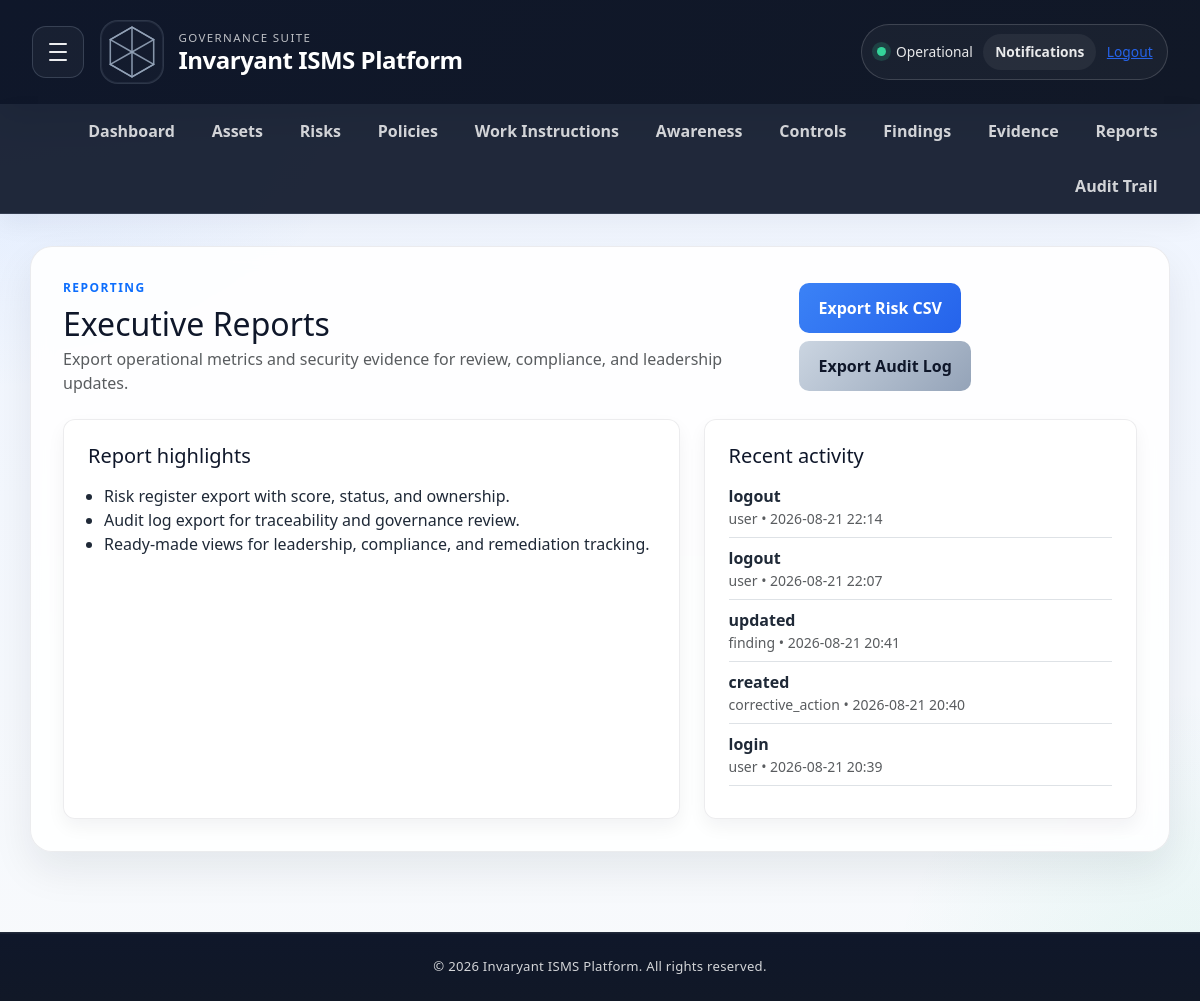
The app's page /reports (signed in), older data.
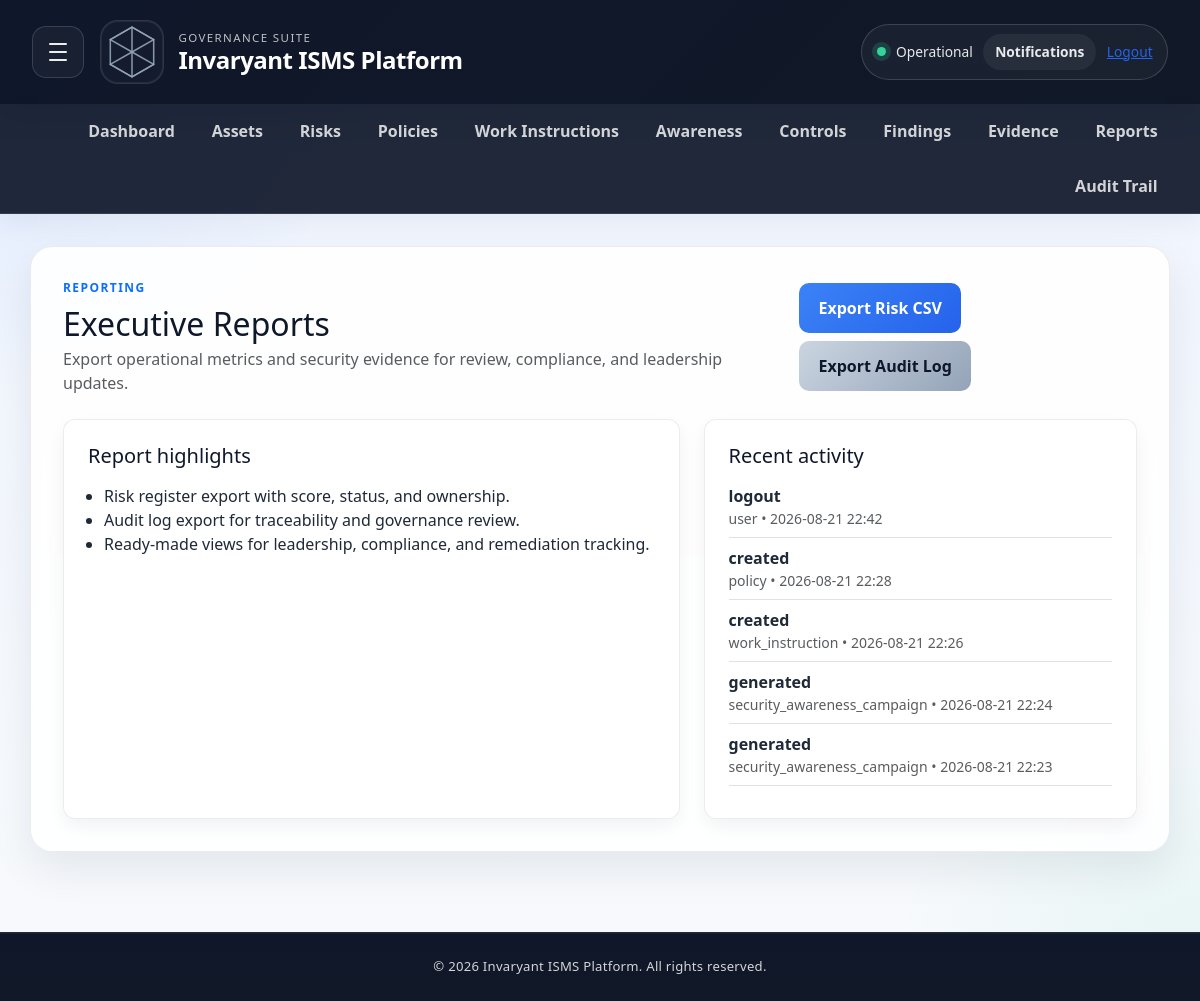
The same page, newer data.
### app/models.py (models this page shows, shortened)
class AuditEvent(db.Model):
    __tablename__ = 'audit_events'
    id = db.Column(db.Integer, primary_key=True)
    tenant_id = db.Column(db.Integer, db.ForeignKey('tenants.id'), nullable=False, default=1)
    user_id = db.Column(db.Integer, db.ForeignKey('users.id'), nullable=True)
    entity_type = db.Column(db.String(100), nullable=False)
    entity_id = db.Column(db.Integer, nullable=True)
    action = db.Column(db.String(100), nullable=False)
    before_value = db.Column(db.Text, nullable=True)
    after_value = db.Column(db.Text, nullable=True)
    ip_address = db.Column(db.String(64), nullable=True)
    signature_hash = db.Column(db.String(128), nullable=True)
    signed_change = db.Column(db.Text, nullable=True)
    created_at = db.Column(db.DateTime, default=datetime.utcnow)
    user = db.relationship('User', backref='audit_events')

### app/routes.py (the view)
@main.route('/reports')
@login_required
@require_roles('admin', 'security_manager', 'auditor')
def reports_index():
    recent_events = AuditEvent.query.filter_by(tenant_id=current_user.tenant_id).order_by(AuditEvent.created_at.desc()).limit(5).all()
    return render_template('reports.html', recent_events=recent_events)

### app/routes.py (called while the page is built)
def user_has_role(user, *allowed_roles):
    if not user or not getattr(user, 'is_authenticated', False):
        return False
    role_name = user.role.name if user.role else 'user'
    return role_name in allowed_roles or role_name == 'admin'

def require_roles(*allowed_roles):
    def decorator(func):
        @wraps(func)
        @login_required
        def wrapped(*args, **kwargs):
            if not current_user.is_authenticated:
                flash('Please log in to continue.')
                return redirect(url_for('main.login'))
            if not user_has_role(current_user, *allowed_roles):
                flash('You do not have permission to access this page.')
                return redirect(url_for('main.index'))
            return func(*args, **kwargs)
        return wrapped
    return decorator

### app/templates/reports.html (shortened to what this page needs)
{% extends "base.html" %}
{% block content %}
<div class="d-flex flex-column flex-lg-row justify-content-between align-items-lg-center mb-4 gap-3">
    <div>
        <p class="text-uppercase fw-bold text-primary mb-2" style="letter-spacing: 0.12em; font-size: 0.75rem;">Reporting</p>
        <h2 class="mb-1">Executive Reports</h2>
        <p class="text-muted mb-0">Export operational metrics and security evidence for review, compliance, and leadership updates.</p>
    </div>
    <div class="d-flex flex-wrap gap-2">
        <a href="/reports/risks.csv" class="btn btn-primary">Export Risk CSV</a>
        <a href="/reports/audit-log.csv" class="btn btn-secondary">Export Audit Log</a>
    </div>
</div>
<div class="row g-4">
    <div class="col-lg-7">
        <div class="info-card h-100">
            <h5 class="mb-3">Report highlights</h5>
            <ul class="mb-0 ps-3">
                <li>Risk register export with score, status, and ownership.</li>
                <li>Audit log export for traceability and governance review.</li>
                <li>Ready-made views for leadership, compliance, and remediation tracking.</li>
            </ul>
        </div>
    </div>
    <div class="col-lg-5">
        <div class="info-card h-100">
            <h5 class="mb-3">Recent activity</h5>
            {% if recent_events %}
                <ul class="list-unstyled mb-0">
                    {% for event in recent_events %}
                        <li class="mb-2 pb-2 border-bottom">
                            <strong>{{ event.action }}</strong>
                            <div class="text-muted small">{{ event.entity_type }} • {{ event.created_at.strftime('%Y-%m-%d %H:%M') }}</div>
                        </li>
                    {% endfor %}
                </ul>
            {% else %}
                <p class="text-muted mb-0">No recent activity recorded yet.</p>
            {% endif %}
        </div>
    </div>
</div>
{% endblock %}

Row changes from the older to the newer data that the page shows:
no longer on this page (row unchanged): AuditEvent: action "logout", entity_type "user", created_at "2026-08-21 22:14"
no longer on this page (row unchanged): AuditEvent: action "logout", entity_type "user", created_at "2026-08-21 22:07"
no longer on this page (row unchanged): AuditEvent: action "updated", entity_type "finding", created_at "2026-08-21 20:41"
no longer on this page (row unchanged): AuditEvent: action "created", entity_type "corrective_action", created_at "2026-08-21 20:40"
no longer on this page (row unchanged): AuditEvent: action "login", entity_type "user", created_at "2026-08-21 20:39"
added AuditEvent: action "logout", entity_type "user", created_at "2026-08-21 22:42"
added AuditEvent: action "created", entity_type "policy", created_at "2026-08-21 22:28"
added AuditEvent: action "created", entity_type "work_instruction", created_at "2026-08-21 22:26"
added AuditEvent: action "generated", entity_type "security_awareness_campaign", created_at "2026-08-21 22:24"
added AuditEvent: action "generated", entity_type "security_awareness_campaign", created_at "2026-08-21 22:23"
